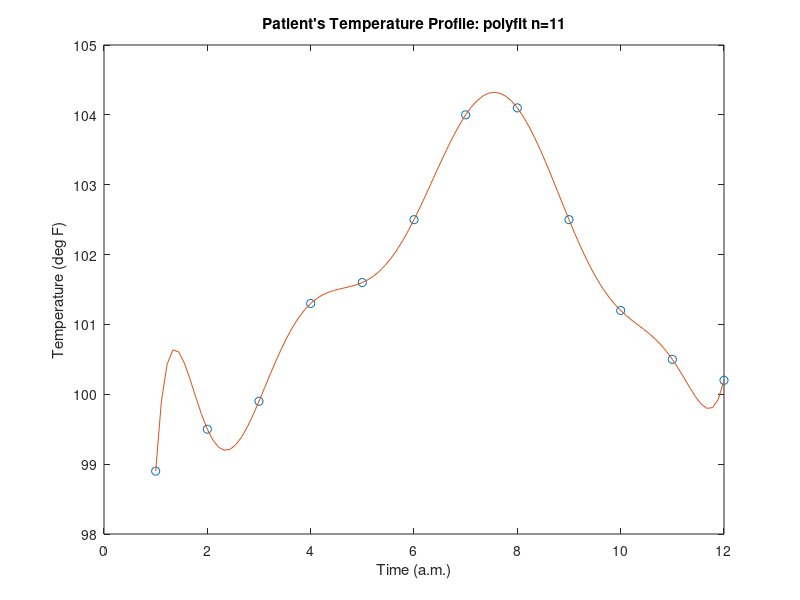

Here is the MATLAB script that generated this plot: (Note: this script raises an error after producing the figure.)
% Interpolation of the time-temperature data given below
% using Gregory-Newton forward interpolation formula
% to find the maximum temperature and 
% the time this maximum occurred.

clc; clear all; close all;

% Input and plot data
time = 1:12;
temp = [98.9 99.5 99.9 101.3 101.6 102.5 104.0 104.1 102.5 101.2 100.5 100.2];

% Vector of time for interpolation
ti = linspace(min(time),max(time));	

figure(1); plot(time, temp, 'o')
    title('Patient''s Temperature Profile')
    xlabel('Time (a.m.)'); ylabel('Temperature (deg F)')
pause
% Polynomial fit
p=polyfit(time,temp,2)    % 2-nd order polynomial, expect "precise" interpolation 
temp_p=polyval(p,ti); 
figure(1); plot(time, temp, 'o', ti, temp_p); % check using graphical approach
    title('Patient''s Temperature Profile: 2-nd order polyfit')
    xlabel('Time (a.m.)'); ylabel('Temperature (deg F)')
pause
for i=3:max(size(temp)-1)
p=polyfit(time,temp,i) 
i
temp_p=polyval(p,ti); 
figure(1); plot(time, temp, 'o', ti, temp_p); % check using graphical approach
    title(['Patient''s Temperature Profile: polyfit n=', num2str(i)])
    xlabel('Time (a.m.)'); ylabel('Temperature (deg F)')
    pause
end
% Play with different order of Interpolation
redo = 1;
while redo
   disp(' '); n = input(' Order of interpolation = ');
   te = gregory_newton(time,temp,ti,n);	% Interpolation
   [max_temp,k] = max(te);
   max_time = ti(k);
% Show the results
   fprintf('\n Maximum temperature of %4.1f F reached at %4.2f.\n',max_temp,max_time)
% Show the results graphically
   figure(2); plot(time,temp,'o',ti,te)
   title(['Patient''s Temperature Profile: Gregory-Newton method, n=', num2str(n)])
   xlabel('Time (a.m.)'); ylabel('Temperature (deg F)')
   axis([1 12 98 105])
   disp(' ')
   redo = input(' Repeat the calculation (1/0) : ');
end

% Try Newton method using the function from the book
n=max(size(ti));
timeintN=zeros(size(ti));
pause
echo off
for i=1:n;
    timeintN(i)=newtint(time,temp,ti(i));
end;
echo on
figure(3); plot(time, temp, 'o', ti, timeintN); axis([1 12 98 105])
    title('Patient''s Temperature Profile: Newton interpolation')
    xlabel('Time (a.m.)'); ylabel('Temperature (deg F)')
pause

% Try Lagrange method using the function from the book
n=max(size(ti));
timeintL=zeros(size(ti));
pause
echo off
for i=1:n;
    timeintL(i)=lagrange(time,temp,ti(i));
end;
echo on
figure(4); plot(time, temp, 'o', ti, timeintL); axis([1 12 98 105])
    title('Patient''s Temperature Profile: Lagrange interpolation')
    xlabel('Time (a.m.)'); ylabel('Temperature (deg F)')
